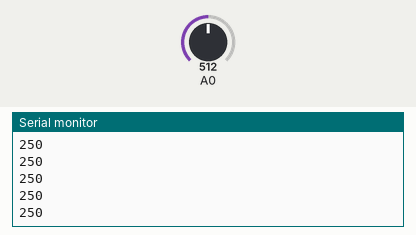
Recording of a sketch running on a simulated Arduino Uno, built with avr-gcc and run on an emulated ATmega328P. On the bench: the last lines printed to the serial monitor. The test bench sets the inputs (shaded band); at power-on: A0 = 512.

Above: at 1.2 s.
1.3 s: A0 set to 716
At 2.2 s:
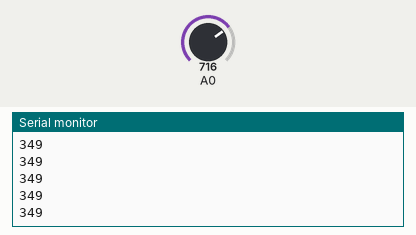
2.8 s: A0 set to 900
At 3.6 s:
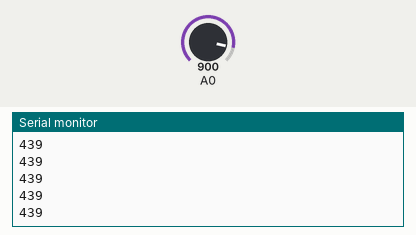
Timing chart, 0 to 5.8 s (numbered marks = the images above; inputs shaded):
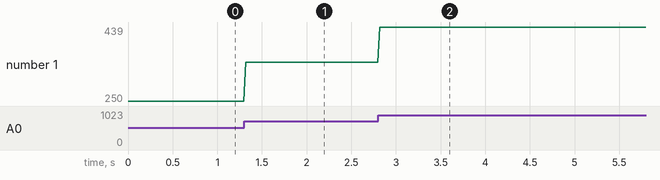

Measured:
- after the input at 1.3 s, the serial monitor: prints a new line at once (image 1)
- after the input at 2.8 s, the serial monitor: prints a new line at once (image 2)
- plotted number 1: 250 → 349 after the input at 1.3 s, 349 → 439 after the input at 2.8 s

The sketch:

xbee_comm2.ino
```cpp
#include <SoftwareSerial.h>

SoftwareSerial mySerial(4,5); //Tx,Rx


void setup() {
  // put your setup code here, to run once:

  Serial.begin(9600);
  mySerial.begin(9600);


}

void loop() {
  // put your main code here, to run repeatedly:

    int v = analogRead(A0);
    v = v * 0.48828125;
    Serial.println(v);

    int ch = 0x3FB + v;

    byte checksum = ch;

    checksum = 0xFF - checksum;

    byte data[] = {0x7E,0x00,0x0F,0x10,0x01,0x00,0x41,0x9B,0x54,0x08,0xFF,0xFE,0x00,0x00,v,checksum};

    mySerial.write(data,19);


}
```
